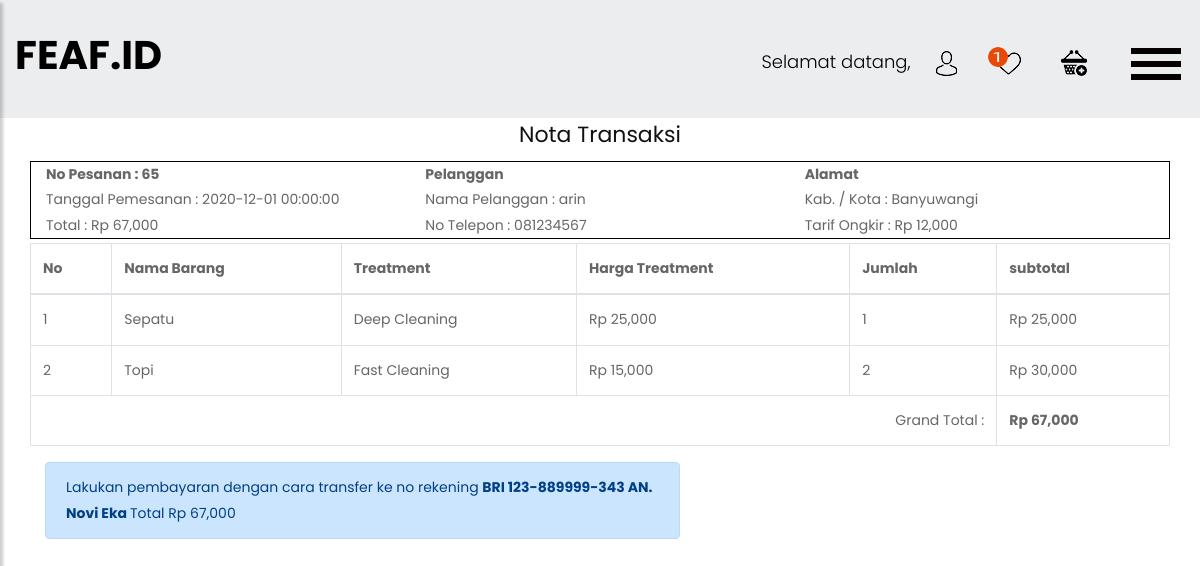
The app's page /transaksi_nota.php?id=65 with its own data.
### tables this page shows
CREATE TABLE `tb_transaksi` (
  `id_transaksi` int(11) NOT NULL,
  `id_pelanggan` int(11) NOT NULL,
  `id_petugas` int(11) NOT NULL,
  `id_ongkir` int(11) NOT NULL,
  `id_promo` int(11) NOT NULL,
  `tanggal_transaksi` datetime NOT NULL,
  `pengantaran` text NOT NULL,
  `penjemputan` text NOT NULL,
  `total` int(11) NOT NULL,
  `bukti_bayar` varchar(255) NOT NULL,
  `status` enum('pesan','bayar','proses','selesai') NOT NULL,
  `keterangan` text NOT NULL
);

CREATE TABLE `tb_pelanggan` (
  `id_pelanggan` int(11) NOT NULL,
  `nama_pelanggan` varchar(100) NOT NULL,
  `no_telepon` varchar(12) NOT NULL,
  `email` varchar(100) NOT NULL,
  `alamat` text NOT NULL,
  `username` varchar(100) NOT NULL,
  `password` varchar(100) NOT NULL
);

CREATE TABLE `tb_ongkir` (
  `id_ongkir` int(11) NOT NULL,
  `alamat` text NOT NULL,
  `harga_ongkir` int(11) NOT NULL
);

CREATE TABLE `tb_detail_transaksi` (
  `id_detail_transaksi` int(11) NOT NULL,
  `id_transaksi` int(11) NOT NULL,
  `id_barang` int(11) NOT NULL,
  `id_treatment` int(11) NOT NULL,
  `jumlah` int(11) NOT NULL,
  `subtotal` int(11) NOT NULL
);

CREATE TABLE `tb_barang` (
  `id_barang` int(11) NOT NULL,
  `nama_barang` varchar(100) NOT NULL
);

CREATE TABLE `tb_treatment` (
  `id_treatment` int(11) NOT NULL,
  `nama_treatment` varchar(100) NOT NULL,
  `harga_treatment` int(11) NOT NULL
);

### transaksi_nota.php (the view, shortened to what this page needs)
<!DOCTYPE html>
<html lang="en">
<head>
    <link rel="stylesheet" href="css/bootstrap.min.css">
    <link rel="stylesheet" href="css/style.css">
    <link rel="stylesheet" href="css/responsive.css">
    <link rel="stylesheet" href="css/jquery.mCustomScrollbar.min.css">
    <link rel="stylesheet" href="https://netdna.bootstrapcdn.com/font-awesome/4.0.3/css/font-awesome.css">
    <link rel="stylesheet" href="https://cdnjs.cloudflare.com/ajax/libs/fancybox/2.1.5/jquery.fancybox.min.css" media="screen">
</head>
<body>
    <?php
    include "sidebar.php";
    ?>
    <div class="container">
        <div class="row">
            <div class="col" style="text-align: center;">
                <h2>Nota Transaksi</h2>
            </div>
        </div>
        <div class="row" style="border:1px solid black">
            <?php
            $id = $_GET['id'];
            $sql = mysqli_query($konek, "SELECT * FROM tb_transaksi t INNER JOIN tb_pelanggan p ON t.id_pelanggan=p.id_pelanggan INNER JOIN tb_ongkir o ON t.id_ongkir=o.id_ongkir WHERE t.id_transaksi='$id' ");
            $d = mysqli_fetch_assoc($sql);
            ?>
            <div class="col">
                <b>No Pesanan : <?= $d['id_transaksi']; ?></b> <br>
                Tanggal Pemesanan : <?= $d['tanggal_transaksi']; ?> <br>
                Total : Rp <?= number_format($d['total']); ?>
            </div>
            <div class="col">
                <b> Pelanggan</b> <br>
                Nama Pelanggan : <?= $d['nama_pelanggan']; ?> <br>
                No Telepon : <?= $d['no_telepon']; ?> <br>
            </div>
            <div class="col">
                <b>Alamat</b> <br>
                Kab. / Kota : <?= $d['alamat']; ?> <br>
                Tarif Ongkir : Rp <?= number_format($d['harga_ongkir']); ?> <br>
            </div>
        </div>
        <div class="row mt-1">
            <table class="table table-bordered">
                <thead>
                    <th>No</th>
                    <th>Nama Barang</th>
                    <th>Treatment</th>
                    <th>Harga Treatment</th>
                    <th>Jumlah</th>
                    <th>subtotal</th>
                </thead>
                <tbody>
                    <?php
                    $id = $_GET['id'];
                    $no = 1;
                    $sqli = mysqli_query($konek, "SELECT * FROM tb_detail_transaksi d INNER JOIN tb_barang b ON d.id_barang=b.id_barang INNER JOIN tb_treatment r ON d.id_treatment=r.id_treatment WHERE d.id_transaksi='$id'");
                    while ($da = mysqli_fetch_assoc($sqli)) {
                        $subtotal = $subtotal + $da['subtotal'];
                    ?>
                        <tr>
                            <td><?= $no ?></td>
                            <td><?= $da['nama_barang'] ?></td>
                            <td><?= $da['nama_treatment'] ?></td>
                            <td>Rp <?= number_format($da['harga_treatment']) ?></td>
                            <td><?= $da['jumlah'] ?></td>
                            <td>Rp <?= number_format($da['subtotal']) ?></td>
                        </tr>
                    <?php $no++;
                    } ?>
                </tbody>
                <tfoot>
                    <tr>
                        <?php
                        $grandtotal = $subtotal + $d['harga_ongkir']
                        ?>
                        <td colspan="5" align="right">Grand Total : </td>
                        <td><b>Rp <?= number_format($grandtotal) ?></b></td>
                    </tr>
                </tfoot>
            </table>
        </div>
        <div class="row">
            <div class="col-sm-7">
                <div class="alert alert-primary">
                    Lakukan pembayaran dengan cara transfer ke no rekening <strong>BRI 123-889999-343 AN. Novi Eka </strong>
                    Total Rp <?= number_format($grandtotal) ?>
                </div>
            </div>
        </div>
    </div>
</body>
</html>

### css/style.css (style rules this page uses)
* { box-sizing: border-box !important; }
html { scroll-behavior: smooth; }
body { color: #666666; font-size: 14px; font-family: 'poppins', sans-serif; line-height: 1.80857; font-weight: normal; overflow-x: hidden; }
h1, h2, h3, h4, h5, h6 { letter-spacing: 0; font-weight: normal; position: relative; padding: 0 0 10px 0; font-weight: normal; line-height: normal; color: #111111; margin: 0 }
h2 { font-size: 22px }
*, *::after, *::before { -webkit-box-sizing: border-box; -moz-box-sizing: border-box; box-sizing: border-box; }

### records on screen
tb_transaksi: id_transaksi "65", tanggal_transaksi "2020-12-01 00:00:00", total "67,000", id_pelanggan.nama_pelanggan "arin", id_pelanggan.no_telepon "081234567", id_ongkir.alamat "Banyuwangi", id_ongkir.harga_ongkir "12,000", id_ongkir.harga_ongkir "67,000"
tb_detail_transaksi: id_barang.nama_barang "Sepatu", id_treatment.nama_treatment "Deep Cleaning", id_treatment.harga_treatment "25,000", jumlah "1", subtotal "25,000"
tb_detail_transaksi: id_barang.nama_barang "Topi", id_treatment.nama_treatment "Fast Cleaning", id_treatment.harga_treatment "15,000", jumlah "2", subtotal "30,000"
